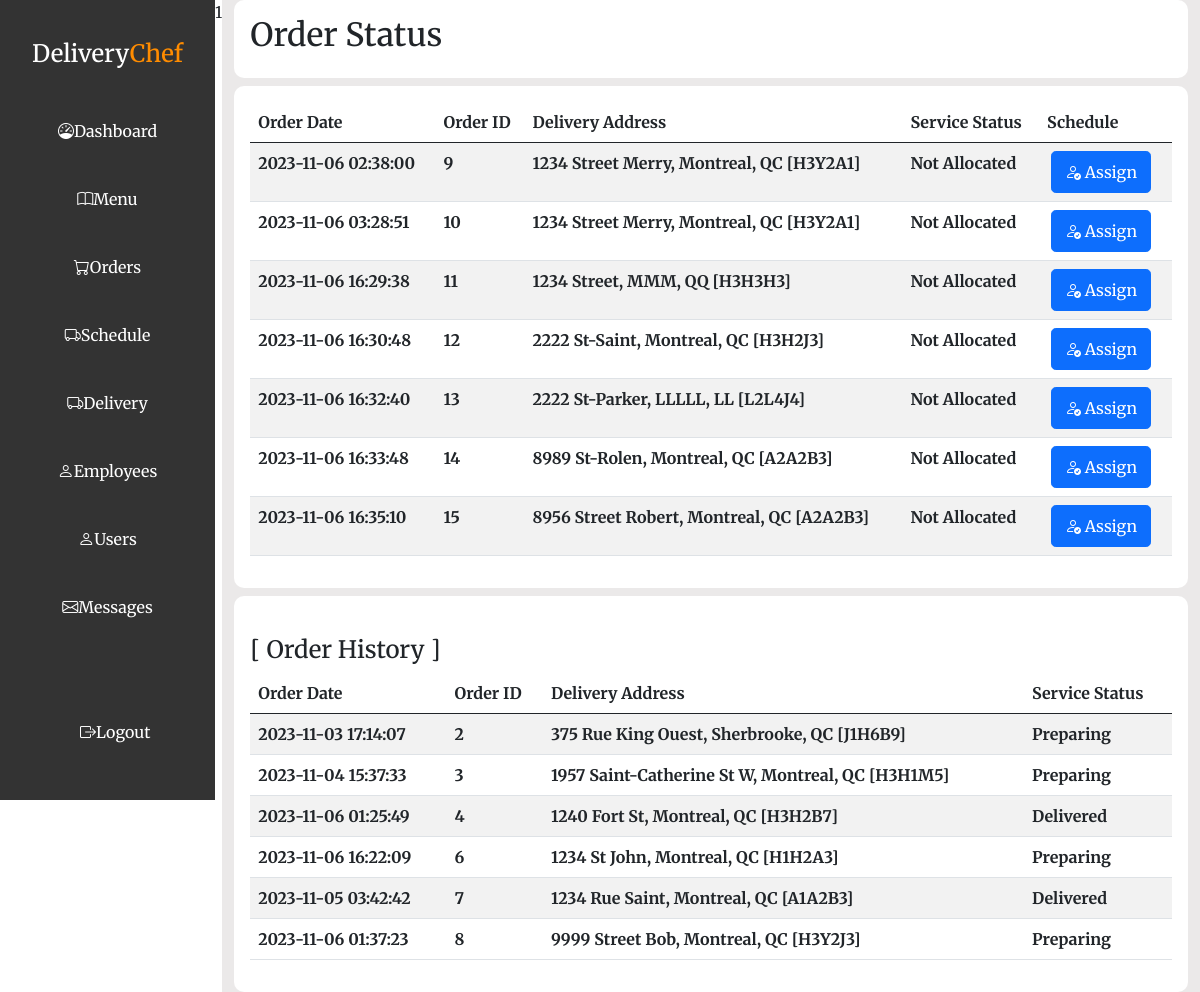
Page /admin_orders.php (signed in) on the committed database.
### tables this page shows
CREATE TABLE `orders` (
  `order_id` int(11) NOT NULL,
  `order_time` timestamp NOT NULL DEFAULT CURRENT_TIMESTAMP ON UPDATE CURRENT_TIMESTAMP,
  `user_id` int(11) NOT NULL,
  `name` varchar(100) DEFAULT NULL,
  `address` varchar(40) NOT NULL,
  `city` varchar(40) NOT NULL,
  `province` char(2) NOT NULL,
  `zip` varchar(10) NOT NULL,
  `phone` varchar(20) DEFAULT NULL,
  `status_id` int(11) NOT NULL
);

### dbConnect.php (called while the page is built, shortened)
<?php
$dbType = "mysql";
$dbServer = "localhost";
$dbName = "fsd10_victor";
$dbPort = "3304";
$dbCharset = "utf8";
$dbUsername = "fsduser";
$dbPassword = "myDBpw";
$dbDSN = "{$dbType}:host={$dbServer};dbname={$dbName};port={$dbPort};charset={$dbCharset}";
$db = new PDO($dbDSN, $dbUsername, $dbPassword);
$sqlStatus = "SELECT status_id, status_desc FROM service_sts ORDER BY status_id ASC";
$queryStatus = $db->query($sqlStatus);
$allStatus = $queryStatus->fetchAll(PDO::FETCH_KEY_PAIR);
?>

### admin_orders.php (the view, shortened to what this page needs)
<?php
require_once "dbConnect.php";
  $sql = "SELECT * FROM orders";
  $query = $db->prepare($sql);
  $query->execute();
  include "includes/header_dashbd.php";
?>
<body>
  <div class="card-container p-3 mt-2">
    <div class="table-container">
      <table class="table table-striped table-responsive">
        <thead>
          <tr>
            <th scope="col">Order Date</th>
            <th scope="col">Order ID</th>
            <th scope="col">Delivery Address</th>
            <th scope="col">Service Status</th>
            <th scope="col">Schedule</th>
          </tr>
        </thead>
        <tbody>
          <?php while($row = $query->fetch()){
            if($row['status_id'] == 400 ){
            ?>
          <tr>
            <th><?=$row['order_time'];?></th>
            <th><?=$row['order_id'];?></th>
            <th><?=$row['address'] . ", " . $row['city'] . ", " . $row['province'] . " [" . $row['zip'] . "] ";?></th>
            <th><?php foreach($allStatus as $sts_id => $sts_desc){
              if($row['status_id'] == $sts_id){
                echo $sts_desc;
              }
            } ?></th>
            <th><button class="btn btn-primary update-delete p-2 mx-1 rounded-3"><a
            class="text-white text-decoration-none" href="emp_dashboard.php"><i class="bi bi-person-check"></i> Assign</a></button></th>
          </tr>
          <?php
            }
           }  ?>
        </tbody>
      </table>
    </div>
  </div>
  <div class="card-container p-3 mt-2">
    <div class="table-container">
      <table class="table table-striped table-responsive">
        <thead>
          <br>
          <tr>
            <h4>
              [ Order History ]
            </h4>
          </tr>
        </thead>
        <thead>
          <tr>
            <th scope="col">Order Date</th>
            <th scope="col">Order ID</th>
            <th scope="col">Delivery Address</th>
            <th scope="col">Service Status</th>
          </tr>
        </thead>
        <tbody>
          <?php  $query->execute();
            while($row = $query->fetch()){
              if($row['status_id'] != 400 ){
            ?>
          <tr>
            <th><?=$row['order_time'];?></th>
            <th><?=$row['order_id'];?></th>
            <th><?=$row['address'] . ", " . $row['city'] . ", " . $row['province'] . " [" . $row['zip'] . "] ";?></th>
            <th><?php foreach($allStatus as $sts_id => $sts_desc){
              if($row['status_id'] == $sts_id){
                echo $sts_desc;
              }
            } ?></th>
          </tr>
          <?php }
        } ?>
        </tbody>
      </table>
    </div>
  </div>
</body>
</html>

### css/admin.css (style rules this page uses)
* { margin: 0; padding: 0; font-family: "Merriweather", serif; text-decoration: none; text-transform: capitalize; }
.card-container { background: #fff; border-radius: 10px; }
.table-container { width: 100%; }
.update-delete { width: 100px; }

### rows in the picture
orders: order_time "2023-11-06 02:38:00", order_id "9", address "1234 Street Merry", city "Montreal", province "QC", zip "H3Y2A1", sts_desc "Not Allocated"
orders: order_time "2023-11-06 03:28:51", order_id "10", address "1234 Street Merry", city "Montreal", province "QC", zip "H3Y2A1", sts_desc "Not Allocated"
orders: order_time "2023-11-06 16:29:38", order_id "11", address "1234 Street", city "MMM", province "QQ", zip "H3H3H3", sts_desc "Not Allocated"
orders: order_time "2023-11-06 16:30:48", order_id "12", address "2222 St-Saint", city "Montreal", province "QC", zip "H3H2J3", sts_desc "Not Allocated"
orders: order_time "2023-11-06 16:32:40", order_id "13", address "2222 St-Parker", city "LLLLL", province "LL", zip "L2L4J4", sts_desc "Not Allocated"
orders: order_time "2023-11-06 16:33:48", order_id "14", address "8989 St-Rolen", city "Montreal", province "QC", zip "A2A2B3", sts_desc "Not Allocated"
orders: order_time "2023-11-06 16:35:10", order_id "15", address "8956 Street Robert", city "Montreal", province "QC", zip "A2A2B3", sts_desc "Not Allocated"
orders: order_time "2023-11-03 17:14:07", order_id "2", address "375 Rue King Ouest", city "Sherbrooke", province "QC", zip "J1H6B9", sts_desc "Preparing"
orders: order_time "2023-11-04 15:37:33", order_id "3", address "1957 Saint-Catherine St W", city "Montreal", province "QC", zip "H3H1M5", sts_desc "Preparing"
orders: order_time "2023-11-06 01:25:49", order_id "4", address "1240 Fort St", city "Montreal", province "QC", zip "H3H2B7", sts_desc "Delivered"
orders: order_time "2023-11-06 16:22:09", order_id "6", address "1234 St John", city "Montreal", province "QC", zip "H1H2A3", sts_desc "Preparing"
orders: order_time "2023-11-05 03:42:42", order_id "7", address "1234 Rue Saint", city "Montreal", province "QC", zip "A1A2B3", sts_desc "Delivered"
orders: order_time "2023-11-06 01:37:23", order_id "8", address "9999 Street Bob", city "Montreal", province "QC", zip "H3Y2J3", sts_desc "Preparing"

### other values in the picture
include 'admin_sidebar.php' "1"
$catTitle "Order Status"
